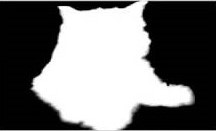
%> input picture Assignment-2/Assignment_2/Cat2_mask.jpg, 216 x 131 px
$ octave Cat2.m   (GNU Octave 9; MATLAB toolbox functions it lacks are replaced by stand-ins)
%> lines starting %> are read from the running program, lines starting %| are printed output that depends on the picture; in (x1, y1, x2, y2) boxes, pixels count from 0 and x2, y2 are one past the last pixel; in counts of white or black regions, pixels touching at a corner belong together; the program's own positions count from 1
original = imread("Cat2_mask.jpg");
%> original is the input picture: size 131x216x3 uint8; min 0, max 255, mean 113

input = imread('Cat2_mask.jpg');
mask = imread("Cat2.jpg");
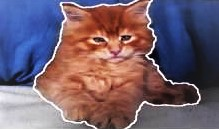
%> input picture Assignment-2/Assignment_2/Cat2.jpg, 219 x 129 px
%> mask is the input picture: size 129x219x3 uint8; mean R, G, B 116.2, 95.7, 109.6

% Converting image to gray
input = rgb2gray(input);

% Applying edge detection
input = edge(input, 'canny');
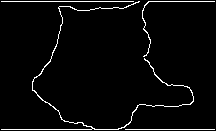
%> input: size 131x216 logical; 3.4% white in thin lines or dots

% Closing the edge lines
input = imclose(input, strel('line', 4, 0));
%> input: size 131x216 logical; 3.4% white in thin lines or dots

% Filling the gaps
input = imfill(input, 'holes');

% Removing unnecessary background
input = imerode(input, strel(ones(4,4)));
%> input: size 131x216 logical; every value is 0
input = bwareaopen(input, 1000);


% Using threshold algorithm
image1= imread("Cat2_mask.jpg");


% Applying the threshold with value 140
t = 140;

% Iterating on each pixel and set the value accourding to the thershold
% if pixel > threshold value then assign pixel value to 255 else 0
[height, width]=size(image1);
%> height = 131; width = 648
for i=1:height
    for j=1:width
        if(image1(i,j)>t)
            image1(i,j) = 255;
        else
            image1(i,j)= 0;
        end
    end
end
%> image1: size 131x216x3 uint8; 44.3% white; 1 white region, box (x1, y1, x2, y2) and area: (0, 0, 216, 131) 12546

% Using k-means clustering algorithm
% 2double
% to 2d array
% segment into clusters
% reshape indiciesback into image

% Convert the image to double
img_double = im2double(original);

% Reshape the image into a 2D array for k-means clustering
img_reshaped = reshape(img_double, [], 3);

% Use k-means clustering to segment the image into 4 clusters
num_clusters = 4;
[cluster_idx, centroid] = kmeans(img_reshaped, num_clusters);
%> centroid = [0.00542 0.00542 0.00542; 0.994 0.994 0.994; 0.694 0.694 0.694; 0.25 0.25 0.25]

% Reshape the cluster indices back into an image
clustered_img = reshape(cluster_idx, size(original, 1), size(original, 2));
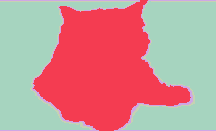
%> clustered_img: size 131x216 double; 4 distinct labels, from 1 to 4; one colour per label, 0 black


% Using watershed algorithm
% convert to gray
% binary mask
% create distance map
% evaluate dice coeff similarity

% Reading the image
imgW = imread('Cat1.jpg');
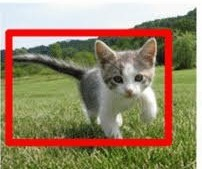
%> input picture Assignment-2/Assignment_2/Cat1.jpg, 202 x 169 px
%> imgW is the input picture: size 169x202x3 uint8; mean R, G, B 151.7, 132.7, 103.1

% Convert the image to grayscale
img_grayW = rgb2gray(imgW);
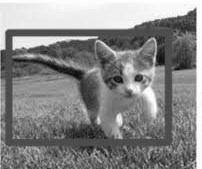
%> img_grayW: size 169x202 uint8; min 7, max 255, mean 135

% Threshold the image to create a binary mask
threshold = graythresh(img_grayW);
%> threshold = 0.663
binary_mask = imbinarize(img_grayW, threshold);
%> binary_mask: size 169x202 logical; 23.1% white; 87 white regions (79 under 20 px), largest, box (x1, y1, x2, y2) and area: (0, 0, 202, 169) 6114, (122, 59, 158, 119) 731, (13, 36, 98, 50) 554

% Use the distance transform to create a "distance map" where the pixel values
% represent the distance to the nearest non-zero pixel in the binary mask
distance_transform = bwdist(~binary_mask);

% Apply the watershed algorithm to the distance map to segment the image
labelsW = watershed(-distance_transform);
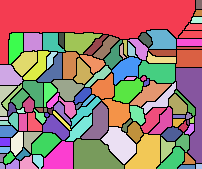
%> labelsW: size 169x202 uint8; 114 distinct labels, from 0 to 113; one colour per label, 0 black


% Evaluating the result using Dice Coefficient Similarity
mask2 = imread("Cat2.jpg");
mask2 = rgb2gray(mask2);

mask2 = false(size(input));
mask2(25:end-25,25:end-25) = true;
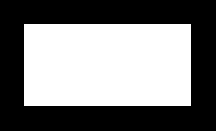
%> mask2: size 131x216 logical; 48.4% white; 1 white region, box (x1, y1, x2, y2) and area: (24, 24, 191, 106) 13694

mask2 = im2double(mask2);
input = im2double(input);
%> input: size 131x216 double; every value is 0

%> (the run ends here)
